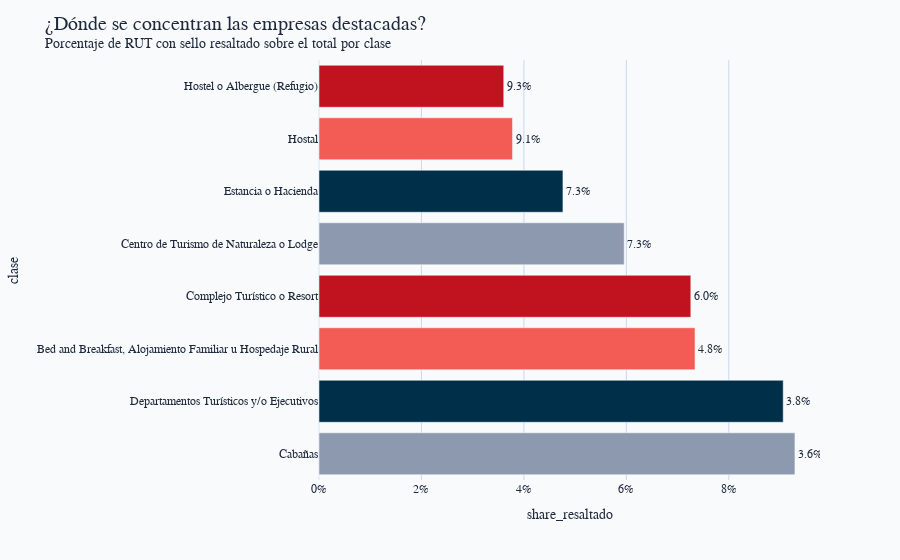

Write notebook code for a chart like this one.
### Markdown cell above
### Determinaciones adicionales

Para profundizar en la calidad del registro, contrastamos cuántas empresas aparecen destacadas dentro de cada categoría y cómo se distribuyen esos sellos especiales frente al universo total.

### Code cell
lodgings_quality = lodgings.assign(
    resaltado=pd.to_numeric(lodgings["resaltado"], errors="coerce"),
    recuento_rut_empresa=pd.to_numeric(lodgings["recuento_rut_empresa"], errors="coerce")
)
lodgings_quality["share_resaltado"] = (
    lodgings_quality["resaltado"] / lodgings_quality["recuento_rut_empresa"]
).fillna(0)

highlight_focus = lodgings_quality.sort_values("share_resaltado", ascending=False).head(8)
fig_highlight_focus = px.bar(
    highlight_focus.sort_values("share_resaltado"),
    x="share_resaltado",
    y="clase",
    text=highlight_focus["share_resaltado"].map(lambda v: f"{v:.1%}"),
    orientation="h",
    color="clase",
    color_discrete_sequence=ECONOMIST_COLORS
)
fig_highlight_focus.update_traces(textposition="outside")
fig_highlight_focus.update_layout(showlegend=False, xaxis_tickformat=".0%")
apply_economist_style(
    fig_highlight_focus,
    title="¿Dónde se concentran las empresas destacadas?",
    subtitle="Porcentaje de RUT con sello resaltado sobre el total por clase"
)
fig_highlight_focus.show()

highlight_output = PROJECT_ROOT / "docs" / "highlight_focus.html"
highlight_output.parent.mkdir(parents=True, exist_ok=True)
fig_highlight_focus.write_html(highlight_output, include_plotlyjs="cdn", full_html=True)
print(f"Archivo exportado a {highlight_output.relative_to(PROJECT_ROOT)}")

categories = highlight_focus.sort_values("share_resaltado")["clase"].tolist()
percentages = (
    highlight_focus.sort_values("share_resaltado")["share_resaltado"] * 100
).round(2).tolist()

highcharts_path = PROJECT_ROOT / "docs" / "highlight_focus_highcharts.html"
highcharts_template = """<!DOCTYPE html>
<html lang=\"es\">
  <head>
    <meta charset=\"UTF-8\" />
    <meta name=\"viewport\" content=\"width=device-width, initial-scale=1.0\" />
    <title>¿Dónde se concentran las empresas destacadas?</title>
    <script src=\"https://code.highcharts.com/highcharts.js\"></script>
    <script src=\"https://code.highcharts.com/modules/exporting.js\"></script>
    <style>
      :root {
        color-scheme: light dark;
      }
      body {
        margin: 0;
        padding: 2rem;
        font-family: \"Helvetica Neue\", Arial, sans-serif;
        background: #ffffff;
        color: #111827;
        transition: background 0.3s ease, color 0.3s ease;
      }
      body.dark {
        background: #0f172a;
        color: #e2e8f0;
      }
      #container {
        min-height: 520px;
        max-width: 960px;
        margin: 1rem auto 0;
      }
      .toolbar {
        display: flex;
        justify-content: flex-end;
        gap: 0.75rem;
        max-width: 960px;
        margin: 0 auto;
      }
      .toolbar button {
        border: 1px solid transparent;
        border-radius: 999px;
        padding: 0.45rem 1.25rem;
        font-size: 0.95rem;
        cursor: pointer;
        background: #111827;
        color: #f8fafc;
        transition: background 0.2s ease, color 0.2s ease, border-color 0.2s ease;
      }
      body.dark .toolbar button {
        background: #e2e8f0;
        color: #0f172a;
      }
      .toolbar button.secondary {
        background: transparent;
        border-color: currentColor;
      }
    </style>
  </head>
  <body>
    <div class=\"toolbar\">
      <button id=\"toggle-theme\" type=\"button\">Cambiar a tema oscuro</button>
    </div>
    <div id=\"container\"></div>
    <script>
      const categories = __CATEGORIES__;
      const data = __DATA__;

      const themes = {
        light: {
          bodyClass: \"\",
          chart: { backgroundColor: \"transparent\" },
          title: { style: { color: \"#111827\" } },
          subtitle: { style: { color: \"#374151\" } },
          xAxis: {
            labels: { style: { color: \"#111827\" } },
            lineColor: \"#e5e7eb\",
            tickColor: \"#e5e7eb\",
            gridLineColor: \"#f3f4f6\"
          },
          yAxis: {
            labels: { style: { color: \"#111827\" } },
            title: { style: { color: \"#111827\" } },
            gridLineColor: \"#e5e7eb\"
          },
          colors: Highcharts.getOptions().colors,
          tooltip: { backgroundColor: \"rgba(255,255,255,0.95)\", style: { color: \"#111827\" } }
        },
        dark: {
          bodyClass: \"dark\",
          chart: { backgroundColor: \"transparent\" },
          title: { style: { color: \"#f8fafc\" } },
          subtitle: { style: { color: \"#cbd5f5\" } },
          xAxis: {
            labels: { style: { color: \"#e2e8f0\" } },
            lineColor: \"#334155\",
            tickColor: \"#334155\",
            gridLineColor: \"#1f2937\"
          },
          yAxis: {
            labels: { style: { color: \"#e2e8f0\" } },
            title: { style: { color: \"#e2e8f0\" } },
            gridLineColor: \"#1f2937\"
          },
          colors: [\"#fcd34d\", \"#f87171\", \"#60a5fa\", \"#34d399\", \"#c084fc\"],
          tooltip: { backgroundColor: \"rgba(15,23,42,0.95)\", style: { color: \"#f8fafc\" } }
        }
      };

      let currentTheme = \"light\";
      let chartRef = null;

      function buildChart(themeKey) {
        const theme = themes[themeKey];
        document.body.className = theme.bodyClass;
        chartRef = Highcharts.chart(\"container\", {
          chart: {
            type: \"column\",
            backgroundColor: theme.chart.backgroundColor
          },
          colors: theme.colors,
          title: {
            text: \"¿Dónde se concentran las empresas destacadas?\",
            style: theme.title.style
          },
          subtitle: {
            text:
              'Fuente: <a target=\"_blank\" href=\"https://serviciosturisticos.sernatur.cl/\">Registro Nacional de Prestadores Turísticos</a>',
            style: theme.subtitle.style,
            useHTML: true
          },
          xAxis: {
            categories,
            crosshair: true,
            accessibility: {
              description: \"Clases de alojamiento\"
            },
            labels: theme.xAxis.labels,
            lineColor: theme.xAxis.lineColor,
            tickColor: theme.xAxis.tickColor,
            gridLineColor: theme.xAxis.gridLineColor
          },
          yAxis: {
            min: 0,
            title: {
              text: \"% de empresas destacadas\",
              style: theme.yAxis.title.style
            },
            labels: theme.yAxis.labels,
            gridLineColor: theme.yAxis.gridLineColor
          },
          tooltip: {
            valueSuffix: \" %\",
            backgroundColor: theme.tooltip.backgroundColor,
            style: theme.tooltip.style
          },
          plotOptions: {
            column: {
              pointPadding: 0.2,
              borderWidth: 0
            }
          },
          series: [
            {
              name: \"% destacados\",
              data
            }
          ]
        });
      }

      buildChart(currentTheme);

      const toggleBtn = document.getElementById(\"toggle-theme\");
      toggleBtn.addEventListener(\"click\", () => {
        currentTheme = currentTheme === \"light\" ? \"dark\" : \"light\";
        toggleBtn.textContent =
          currentTheme === \"light\" ? \"Cambiar a tema oscuro\" : \"Cambiar a tema claro\";
        buildChart(currentTheme);
      });
    </script>
  </body>
</html>
"""

highcharts_template = (
    highcharts_template
    .replace("__CATEGORIES__", json.dumps(categories, ensure_ascii=False))
    .replace("__DATA__", json.dumps(percentages))
)

highcharts_path.write_text(highcharts_template, encoding="utf-8")
print(f"Archivo exportado a {highcharts_path.relative_to(PROJECT_ROOT)}")

### Figure 1 — Plotly figure (JSON) as saved in the notebook; plotly's stock layout.template omitted (floating-point values rounded to 4 significant figures)
{"data": [{"hovertemplate": "clase=%{y}<br>share_resaltado=%{x}<br>text=%{text}<extra></extra>", "legendgroup": "Hostel o Albergue (Refugio)", "marker": {"color": "#c1121f", "pattern": {"shape": ""}}, "name": "Hostel o Albergue (Refugio)", "orientation": "h", "showlegend": true, "text": ["9.3%"], "textposition": "outside", "type": "bar", "x": [0.03607], "xaxis": "x", "y": ["Hostel o Albergue (Refugio)"], "yaxis": "y"}, {"hovertemplate": "clase=%{y}<br>share_resaltado=%{x}<br>text=%{text}<extra></extra>", "legendgroup": "Hostal", "marker": {"color": "#f25c54", "pattern": {"shape": ""}}, "name": "Hostal", "orientation": "h", "showlegend": true, "text": ["9.1%"], "textposition": "outside", "type": "bar", "x": [0.03778], "xaxis": "x", "y": ["Hostal"], "yaxis": "y"}, {"hovertemplate": "clase=%{y}<br>share_resaltado=%{x}<br>text=%{text}<extra></extra>", "legendgroup": "Estancia o Hacienda", "marker": {"color": "#003049", "pattern": {"shape": ""}}, "name": "Estancia o Hacienda", "orientation": "h", "showlegend": true, "text": ["7.3%"], "textposition": "outside", "type": "bar", "x": [0.04762], "xaxis": "x", "y": ["Estancia o Hacienda"], "yaxis": "y"}, {"hovertemplate": "clase=%{y}<br>share_resaltado=%{x}<br>text=%{text}<extra></extra>", "legendgroup": "Centro de Turismo de Naturaleza o Lodge", "marker": {"color": "#8d99ae", "pattern": {"shape": ""}}, "name": "Centro de Turismo de Naturaleza o Lodge", "orientation": "h", "showlegend": true, "text": ["7.3%"], "textposition": "outside", "type": "bar", "x": [0.05957], "xaxis": "x", "y": ["Centro de Turismo de Naturaleza o Lodge"], "yaxis": "y"}, {"hovertemplate": "clase=%{y}<br>share_resaltado=%{x}<br>text=%{text}<extra></extra>", "legendgroup": "Complejo Turístico o Resort", "marker": {"color": "#c1121f", "pattern": {"shape": ""}}, "name": "Complejo Turístico o Resort", "orientation": "h", "showlegend": true, "text": ["6.0%"], "textposition": "outside", "type": "bar", "x": [0.07258], "xaxis": "x", "y": ["Complejo Turístico o Resort"], "yaxis": "y"}, {"hovertemplate": "clase=%{y}<br>share_resaltado=%{x}<br>text=%{text}<extra></extra>", "legendgroup": "Bed and Breakfast, Alojamiento Familiar u Hospedaje Rural", "marker": {"color": "#f25c54", "pattern": {"shape": ""}}, "name": "Bed and Breakfast, Alojamiento Familiar u Hospedaje Rural", "orientation": "h", "showlegend": true, "text": ["4.8%"], "textposition": "outside", "type": "bar", "x": [0.07341], "xaxis": "x", "y": ["Bed and Breakfast, Alojamiento Familiar u Hospedaje Rural"], "yaxis": "y"}, {"hovertemplate": "clase=%{y}<br>share_resaltado=%{x}<br>text=%{text}<extra></extra>", "legendgroup": "Departamentos Turísticos y/o Ejecutivos", "marker": {"color": "#003049", "pattern": {"shape": ""}}, "name": "Departamentos Turísticos y/o Ejecutivos", "orientation": "h", "showlegend": true, "text": ["3.8%"], "textposition": "outside", "type": "bar", "x": [0.09062], "xaxis": "x", "y": ["Departamentos Turísticos y/o Ejecutivos"], "yaxis": "y"}, {"hovertemplate": "clase=%{y}<br>share_resaltado=%{x}<br>text=%{text}<extra></extra>", "legendgroup": "Cabañas", "marker": {"color": "#8d99ae", "pattern": {"shape": ""}}, "name": "Cabañas", "orientation": "h", "showlegend": true, "text": ["3.6%"], "textposition": "outside", "type": "bar", "x": [0.09291], "xaxis": "x", "y": ["Cabañas"], "yaxis": "y"}], "layout": {"barmode": "relative", "font": {"color": "#1e293b", "family": "Georgia, serif"}, "legend": {"font": {"family": "Georgia, serif"}, "title": {"text": "clase"}, "tracegroupgap": 0}, "margin": {"t": 60}, "paper_bgcolor": "#f8fafc", "plot_bgcolor": "#f8fafc", "showlegend": false, "title": {"font": {"color": "#1e293b", "family": "Georgia, serif", "size": 20}, "text": "¿Dónde se concentran las empresas destacadas?<br><sup>Porcentaje de RUT con sello resaltado sobre el total por clase</sup>"}, "xaxis": {"anchor": "y", "domain": [0, 1], "gridcolor": "#cbd5f5", "showgrid": true, "tickfont": {"family": "Georgia, serif"}, "tickformat": ".0%", "title": {"font": {"family": "Georgia, serif"}, "text": "share_resaltado"}}, "yaxis": {"anchor": "x", "categoryarray": ["Cabañas", "Departamentos Turísticos y/o Ejecutivos", "Bed and Breakfast, Alojamiento Familiar u Hospedaje Rural", "Complejo Turístico o Resort", "Centro de Turismo de Naturaleza o Lodge", "Estancia o Hacienda", "Hostal", "Hostel o Albergue (Refugio)"], "categoryorder": "array", "domain": [0, 1], "showgrid": false, "tickfont": {"family": "Georgia, serif"}, "title": {"font": {"family": "Georgia, serif"}, "text": "clase"}}}}
